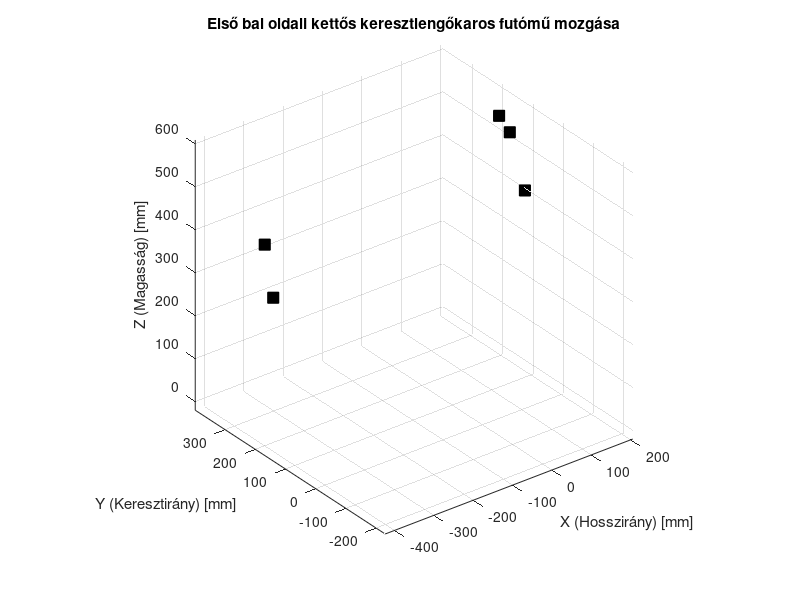

Reproduce this figure in MATLAB. (Note: this script raises an error after producing the figure.)
function base_program_doubleAArm_front_left()
    clc; clear; close all;

    % =========================================================================
    % 1. PONTOK DEFINIÁLÁSA (Az eredeti base_program_front_left.m indexelése)
    % =========================================================================
    wheel_radius = 360; % Első kerék sugár (mm)
    
    points = struct('name', {}, 'pos', {}, 'fixed', {});

    % Fix vázoldali pontok (Chassis)
    points(1).name  = 'Front left upper arm fore';    points(1).pos = [142.910, 130.958, 588.738];  points(1).fixed = true;
    points(2).name  = 'Front left upper arm aft';     points(2).pos = [-423.620, 168.674, 470.738];  points(2).fixed = true;
    
    % Mozgó csonkállvány oldali pontok (Upright) - Felső Gömbfej
    points(3).name  = 'Front left upper arm upright'; points(3).pos = [-51.340, 691.900, 521.820];  points(3).fixed = false;
    
    % Fix vázoldali pontok (Chassis)
    points(4).name  = 'Front left lower arm fore';    points(4).pos = [205.470, 126.962, 394.866];  points(4).fixed = true;
    points(5).name  = 'Front left lower arm aft';     points(5).pos = [-407.280, 161.941, 344.481];  points(5).fixed = true;
    
    % Mozgó csonkállvány oldali pontok (Upright) - Alsó Gömbfej
    points(6).name  = 'Front left lower arm upright'; points(6).pos = [-20.720, 746.210, 303.980];  points(6).fixed = false;
    
    % Kormányösszekötő pontok (Tie rod)
    points(7).name  = 'Front left tie rod chassis';   points(7).pos = [170.140, 130.958, 540.912];  points(7).fixed = true;
    points(8).name  = 'Front left tie rod upright';   points(8).pos = [25.017, 696.430, 481.810];  points(8).fixed = false;
    
    % Kerékközép (Wheel Center)
    points(9).name  = 'Front left wheel center';      points(9).pos = [0.000,    1660/2, 360.000];  points(9).fixed = false;

    points_orig = points;
    free_indices = [3, 6, 8, 9]; % Csak a csonkállvány és a kerékközép pontjai mozognak
    Z_ground_static = points_orig(9).pos(3) - wheel_radius; % Statikus talajmagasság

    % =========================================================================
    % 2. KÉNYSZEREK DEFINIÁLÁSA (Távolságtartások)
    % =========================================================================
    constraints = {};
    
    % Lengőkarok fizikai hossza (Chassis -> Upright)
    constraints{end+1} = @(p) norm(p(3).pos - p(1).pos) - norm(points_orig(3).pos - points_orig(1).pos); % Felső első szár
    constraints{end+1} = @(p) norm(p(3).pos - p(2).pos) - norm(points_orig(3).pos - points_orig(2).pos); % Felső hátsó szár
    constraints{end+1} = @(p) norm(p(6).pos - p(4).pos) - norm(points_orig(6).pos - points_orig(4).pos); % Alsó első szár
    constraints{end+1} = @(p) norm(p(6).pos - p(5).pos) - norm(points_orig(6).pos - points_orig(5).pos); % Alsó hátsó szár
    constraints{end+1} = @(p) norm(p(8).pos - p(7).pos) - norm(points_orig(8).pos - points_orig(7).pos); % Kormányösszekötő

    % Csonkállvány merev test belső kényszerei (3, 6, 8, 9 pontok egymáshoz képest fix távolságúak)
    upright_pts = [3, 6, 8, 9];
    pairs = nchoosek(upright_pts, 2);
    for k = 1:size(pairs, 1)
        idx1 = pairs(k,1); idx2 = pairs(k,2);
        constraints{end+1} = @(p) norm(p(idx2).pos - p(idx1).pos) - norm(points_orig(idx2).pos - points_orig(idx1).pos);
    end

    % =========================================================================
    % 3. ANIMÁCIÓS ÉS DIAGRAM ABLAKOK ELŐKÉSZÍTÉSE
    % =========================================================================
    % FIGURE 1: 3D Geometriai vizualizáció és animáció
    fig3d = figure('Name', 'Double Wishbone - 3D Futómű Animáció', 'WindowState', 'maximized');
    ax3d = axes('Parent', fig3d); hold(ax3d, 'on'); grid(ax3d, 'on'); view(ax3d, 3); axis(ax3d, 'equal');
    xlabel(ax3d, 'X (Hosszirány) [mm]'); ylabel(ax3d, 'Y (Keresztirány) [mm]'); zlabel(ax3d, 'Z (Magasság) [mm]');
    title(ax3d, 'Első bal oldali kettős keresztlengőkaros futómű mozgása');

    % Fix vázpontok kirajzolása
    chassis_idx = [1, 2, 4, 5, 7];
    for cp = chassis_idx
        plot3(ax3d, points_orig(cp).pos(1), points_orig(cp).pos(2), points_orig(cp).pos(3), 'ks', 'MarkerFaceColor', 'k', 'MarkerSize', 8);
    end

    % Animációs grafikus handle-ök inicializálása
    h_upper   = plot3(ax3d, [0 0 0 0], [0 0 0 0], [0 0 0 0], 'b-', 'LineWidth', 2.5);
    h_lower   = plot3(ax3d, [0 0 0 0], [0 0 0 0], [0 0 0 0], 'r-', 'LineWidth', 2.5);
    h_tierod  = plot3(ax3d, [0 0], [0 0], [0 0], 'm-', 'LineWidth', 2);
    h_upright = plot3(ax3d, [0 0 0 0 0], [0 0 0 0 0], [0 0 0 0 0], 'k-', 'LineWidth', 3);
    h_kp_line = plot3(ax3d, [0 0], [0 0], [0 0], 'c--', 'LineWidth', 1.5);
    h_wheel   = plot3(ax3d, zeros(1,21), zeros(1,21), zeros(1,21), 'g-', 'LineWidth', 3);

    % =========================================================================
    % 4. SZIMULÁCIÓS CIKLUS (Wheel Travel Sweep)
    % =========================================================================
    wheel_travel_range = -30 : 2 : 30;
    num_steps = length(wheel_travel_range);

    Results.Camber    = zeros(num_steps, 1);
    Results.Toe       = zeros(num_steps, 1);
    Results.RC_Z      = zeros(num_steps, 1);
    Results.HalfTrack = zeros(num_steps, 1);
    Results.Caster    = zeros(num_steps, 1);
    Results.KPI       = zeros(num_steps, 1);
    Results.Scrub     = zeros(num_steps, 1);
    Results.Trail     = zeros(num_steps, 1);

    computed_positions = cell(num_steps, 1);
    zero_step = find(wheel_travel_range == 0, 1);
    options = optimoptions('lsqnonlin', 'Display', 'off', 'MaxIterations', 1000, 'FunctionTolerance', 1e-12);

    % Kezdő tipp feltöltése (szabad koordináták)
    current_x = [];
    for i = free_indices
        current_x = [current_x, points(i).pos];
    end

    % Jounce (Berugózás felfelé)
    for step = zero_step : num_steps
        target_z = points_orig(9).pos(3) + wheel_travel_range(step);
        [current_x, ~] = lsqnonlin(@(x) compute_residuals(x, points_orig, constraints, free_indices, target_z), current_x, [], [], options);
        pts_step = points_orig; idx = 1;
        for i = free_indices
            pts_step(i).pos = current_x(idx:idx+2); idx = idx + 3;
        end
        computed_positions{step} = pts_step;
    end

    % Visszaállás statikusba a Rebound-hoz
    current_x = [];
    for i = free_indices
        current_x = [current_x, points_orig(i).pos];
    end

    % Rebound (Kirugózás lefelé)
    for step = zero_step-1 : -1 : 1
        target_z = points_orig(9).pos(3) + wheel_travel_range(step);
        [current_x, ~] = lsqnonlin(@(x) compute_residuals(x, points_orig, constraints, free_indices, target_z), current_x, [], [], options);
        pts_step = points_orig; idx = 1;
        for i = free_indices
            pts_step(i).pos = current_x(idx:idx+2); idx = idx + 3;
        end
        computed_positions{step} = pts_step;
    end

    % =========================================================================
    % 5. FUTÓMŰ PARAMÉTEREK KISZÁMÍTÁSA ÉS ANIMÁLÁSA
    % =========================================================================
    A_static = zeros(3, 4);
    for ii = 1:4
        A_static(:, ii) = points_orig(upright_pts(ii)).pos';
    end
    muA = mean(A_static, 2);
    initial_normal = [0; 1; 0]; % Statikus bal oldali keréknormális

    for step = 1:num_steps
        pts_curr = computed_positions{step};
        WC = pts_curr(9).pos';
        
        % A) Camber és Toe számítás SVD orientáció-követéssel
        B_curr = zeros(3, 4);
        for ii = 1:4
            B_curr(:, ii) = pts_curr(upright_pts(ii)).pos';
        end
        muB = mean(B_curr, 2);
        H = (A_static - muA) * (B_curr - muB)';
        [U, ~, V] = svd(H);
        R = V * U';
        if det(R) < 0, R = V * diag([1, 1, -1]) * U'; end
        unit_normal = R * initial_normal;
        
        Results.Camber(step) = -rad2deg(atan2(unit_normal(3), unit_normal(2)));
        Results.Toe(step)    = -rad2deg(atan2(unit_normal(1), unit_normal(2)));
        Results.HalfTrack(step) = WC(2) - points_orig(9).pos(2);
        
        % B) IGAZI KORMÁNYTENGELY (Kingpin geometriai számítás a 3 és 6 pontokból)
        u_kp = (pts_curr(3).pos - pts_curr(6).pos)'; % Alsó gömbfejtől a felsőig mutató vektor
        u_kp = u_kp / norm(u_kp);
        if u_kp(3) < 0, u_kp = -u_kp; end % Mindig felfelé mutasson
        
        Results.Caster(step) = rad2deg(atan2(-u_kp(1), u_kp(3)));
        Results.KPI(step)    = rad2deg(atan2(-u_kp(2), u_kp(3)));
        
        % Kormánytengely döféspontja a talajon (Z = Z_ground_static)
        t_ground = (Z_ground_static - pts_curr(6).pos(3)) / u_kp(3);
        P_ground = pts_curr(6).pos' + t_ground * u_kp;
        
        Results.Scrub(step) = WC(2) - P_ground(2);
        Results.Trail(step) = P_ground(1) - WC(1);
        
        % C) ROLL CENTER SZÁMÍTÁS (Tiszta 2D elölnézeti vetítéssel a kettős keresztlengőkarhoz)
        % Felső lengőkar pillanatnyi elölnézeti forgáspontja (Chassis hinge 1-2)
        v_u = pts_curr(2).pos - pts_curr(1).pos;
        t_u = dot(pts_curr(3).pos - pts_curr(1).pos, v_u) / dot(v_u, v_u);
        Pivot_u = pts_curr(1).pos + t_u * v_u;
        
        % Alsó lengőkar pillanatnyi elölnézeti forgáspontja (Chassis hinge 4-5)
        v_l = pts_curr(5).pos - pts_curr(4).pos;
        t_l = dot(pts_curr(6).pos - pts_curr(4).pos, v_l) / dot(v_l, v_l);
        Pivot_l = pts_curr(4).pos + t_l * v_l;
        
        % Vetületek Y-Z síkon
        Pu1 = Pivot_u(2:3); Pu2 = pts_curr(3).pos(2:3);
        Pl1 = Pivot_l(2:3); Pl2 = pts_curr(6).pos(2:3);
        
        mu_slope = (Pu2(2) - Pu1(2)) / (Pu2(1) - Pu1(1));
        ml_slope = (Pl2(2) - Pl1(2)) / (Pl2(1) - Pl1(1));
        
        % Instant Center (IC) koordinátái
        Y_ic = (Pl1(2) - Pu1(2) + mu_slope*Pu1(1) - ml_slope*Pl1(1)) / (mu_slope - ml_slope);
        Z_ic = Pu1(2) + mu_slope * (Y_ic - Pu1(1));
        
        % Roll Center magasság (gumi talajpont és IC egyenesének metszete az autó szimmetriatengelyével Y=0)
        m_rc = (Z_ic - Z_ground_static) / (Y_ic - WC(2));
        Results.RC_Z(step) = Z_ground_static - m_rc * WC(2);

        % D) ANIMÁCIÓ FRISSÍTÉSE (Élő kirajzolás)
        set(h_upper, 'XData', [pts_curr(1).pos(1), pts_curr(3).pos(1), pts_curr(2).pos(1)], ...
                     'YData', [pts_curr(1).pos(2), pts_curr(3).pos(2), pts_curr(2).pos(2)], ...
                     'ZData', [pts_curr(1).pos(3), pts_curr(3).pos(3), pts_curr(2).pos(3)]);
                 
        set(h_lower, 'XData', [pts_curr(4).pos(1), pts_curr(6).pos(1), pts_curr(5).pos(1)], ...
                     'YData', [pts_curr(4).pos(2), pts_curr(6).pos(2), pts_curr(5).pos(2)], ...
                     'ZData', [pts_curr(4).pos(3), pts_curr(6).pos(3), pts_curr(5).pos(3)]);
                 
        set(h_tierod, 'XData', [pts_curr(7).pos(1), pts_curr(8).pos(1)], ...
                      'YData', [pts_curr(7).pos(2), pts_curr(8).pos(2)], ...
                      'ZData', [pts_curr(7).pos(3), pts_curr(8).pos(3)]);
                  
        set(h_upright, 'XData', [pts_curr(3).pos(1), pts_curr(6).pos(1), pts_curr(8).pos(1), pts_curr(9).pos(1), pts_curr(3).pos(1)], ...
                       'YData', [pts_curr(3).pos(2), pts_curr(6).pos(2), pts_curr(8).pos(2), pts_curr(9).pos(2), pts_curr(3).pos(2)], ...
                       'ZData', [pts_curr(3).pos(3), pts_curr(6).pos(3), pts_curr(8).pos(3), pts_curr(9).pos(3), pts_curr(3).pos(3)]);
                   
        set(h_kp_line, 'XData', [pts_curr(3).pos(1), P_ground(1)], ...
                       'YData', [pts_curr(3).pos(2), P_ground(2)], ...
                       'ZData', [pts_curr(3).pos(3), P_ground(3)]);
                   
        % Kerék körív kirajzolása
        ang = linspace(0, 2*pi, 21);
        wheel_circ = zeros(3, 21);
        for a = 1:21
            wheel_circ(:, a) = WC + R * [cos(ang(a))*wheel_radius; 0; sin(ang(a))*wheel_radius];
        end
        set(h_wheel, 'XData', wheel_circ(1,:), 'YData', wheel_circ(2,:), 'ZData', wheel_circ(3,:));
        
        drawnow; pause(0.01);
    end

    % =========================================================================
    % 6. DIAGRAMOK PLOTOLÁSA (Maximalizált ablakméretekkel)
    % =========================================================================
    % --- FIGURE 2: Alap Kinematika ---
    figure('Name', 'Double Wishbone - Alap Kinematika', 'WindowState', 'maximized');
    
    subplot(2,2,1); plot(wheel_travel_range, Results.Camber, 'b', 'LineWidth', 2); grid on; 
    title('Camber Angle'); xlabel('Wheel Travel (mm)'); ylabel('Camber (deg)');
    
    subplot(2,2,2); plot(wheel_travel_range, Results.Toe, 'r', 'LineWidth', 2); grid on; 
    title('Toe Angle'); xlabel('Wheel Travel (mm)'); ylabel('Toe (deg)');
    
    subplot(2,2,3); plot(wheel_travel_range, Results.RC_Z, 'k', 'LineWidth', 2); grid on; 
    title('Kinematic Roll Center Z'); xlabel('Wheel Travel (mm)'); ylabel('Height (mm)');
    
    subplot(2,2,4); plot(wheel_travel_range, Results.HalfTrack, 'm', 'LineWidth', 2); grid on; 
    title('Half-Track Change'); xlabel('Wheel Travel (mm)'); ylabel('\Delta Y (mm)');
    
    % --- FIGURE 3: Kormányzási Geometria ---
    figure('Name', 'Double Wishbone - Kormányzási Geometria', 'WindowState', 'maximized');
    
    subplot(2,2,1); plot(wheel_travel_range, Results.Caster, 'g', 'LineWidth', 2); grid on; 
    title('Physical Caster Angle'); xlabel('Wheel Travel (mm)'); ylabel('Caster (deg)');
    
    subplot(2,2,2); plot(wheel_travel_range, Results.KPI, 'c', 'LineWidth', 2); grid on; 
    title('Physical KPI'); xlabel('Wheel Travel (mm)'); ylabel('KPI (deg)');
    
    subplot(2,2,3); plot(wheel_travel_range, Results.Scrub, 'b', 'LineWidth', 2); grid on; 
    title('Scrub Radius'); xlabel('Wheel Travel (mm)'); ylabel('Scrub (mm)');
    
    subplot(2,2,4); plot(wheel_travel_range, Results.Trail, 'r', 'LineWidth', 2); grid on; 
    title('Mechanical Trail'); xlabel('Wheel Travel (mm)'); ylabel('Trail (mm)');
end

% =========================================================================
% SEGÉDFÜGGVÉNY: Kényszeregyenletek hibafüggvénye (Residuals)
% =========================================================================
function residuals = compute_residuals(x_free, points_base, constraints, free_indices, target_z9)
    pts = points_base;
    k = 1;
    for idx = free_indices
        pts(idx).pos = x_free(k : k+2);
        k = k + 3;
    end
    
    residuals = zeros(length(constraints) + 1, 1);
    for c = 1 : length(constraints)
        residuals(c) = constraints{c}(pts);
    end
    
    % Kerékközép (9-es pont) Z magasságának kényszerítése az aktuális rugóútra
    residuals(end) = pts(9).pos(3) - target_z9;
end
